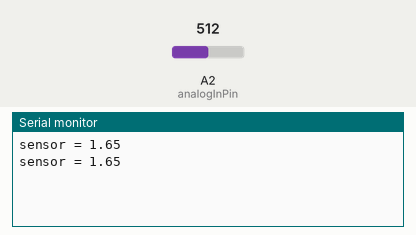
A sketch run on a simulated Arduino Uno, built with avr-gcc and run on an emulated ATmega328P. Parts: the last lines printed to the serial monitor. Inputs (shaded band) come from the test bench; at power-on: A2 (analogInPin) = 512.

Above: at 1.8 s.
1.9 s: A2 (analogInPin) set to 716
At 2.8 s:
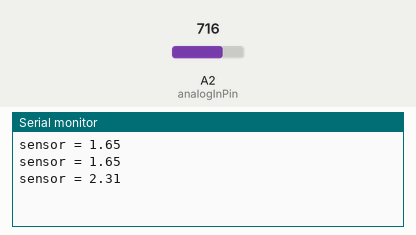
3.4 s: A2 (analogInPin) set to 900
At 4.8 s:
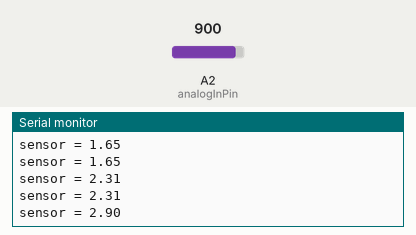
Timing chart, 0 to 6.4 s (numbered marks = the images above; inputs shaded):
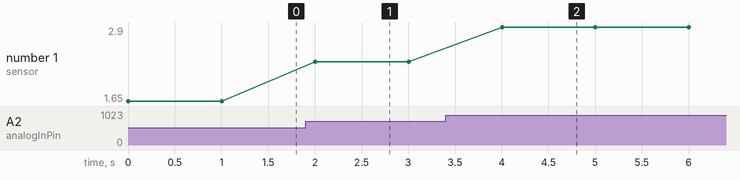

Measured:
- after the input at 1.9 s, the serial monitor: prints a new line after 0.10 s (image 1)
- after the input at 3.4 s, the serial monitor: prints a new line after 0.60 s (image 2)
- plotted number 1: 1.65 → 2.31 after the input at 1.9 s, 2.31 → 2.9 after the input at 3.4 s

The sketch:

ADC_PV.ino
```cpp
const int analogInPin = A2;  // Analog input pin that the potentiometer is attached to

int sensorValue = 0;        // value read from the pot

void setup() {
  // initialize serial communications at 9600 bps:
  Serial.begin(9600);
}

void loop() {
  // read the analog in value:
  sensorValue = analogRead(analogInPin);
  //int8_t value = map(sensorValue, 63, 975, 0, 100);
  float val_volt = sensorValue*3.3/1023;

  // print the results to the Serial Monitor:
  Serial.print("sensor = ");
  Serial.println(val_volt);

  // wait 2 milliseconds before the next loop for the analog-to-digital
  // converter to settle after the last reading:
  delay(1000);
}
```
